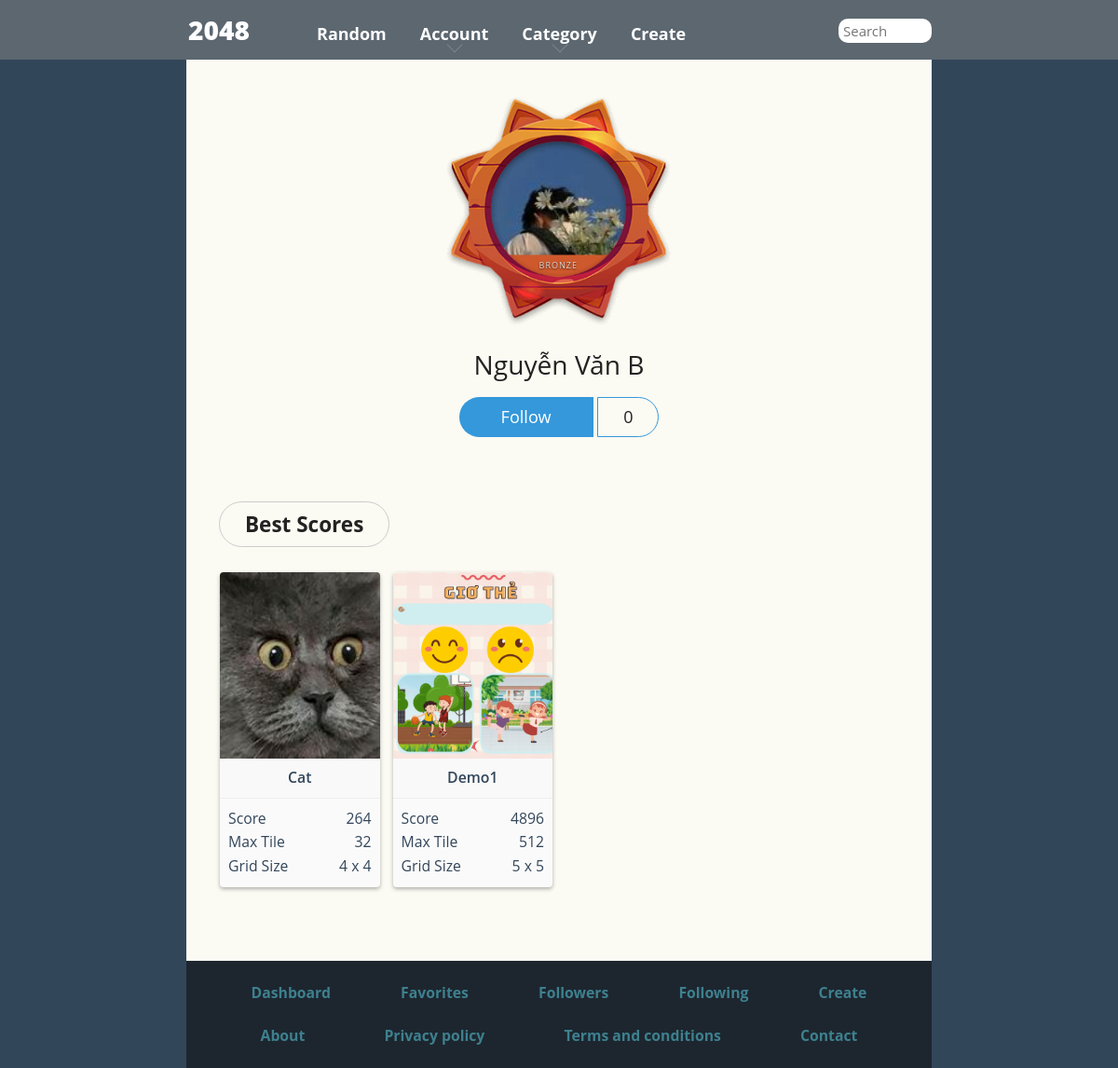
The page /user-profile.php?id=1 on the database its author committed.
### tables this page shows
CREATE TABLE `users` (
  `id_user` int(11) NOT NULL,
  `name_user` varchar(255) NOT NULL,
  `avatar_user` varchar(255) NOT NULL,
  `email_user` varchar(255) NOT NULL,
  `pass_user` varchar(255) NOT NULL,
  `datetime_user` varchar(255) NOT NULL
);

CREATE TABLE `rankings` (
  `id_rank` int(11) NOT NULL,
  `id_user` int(11) NOT NULL,
  `id_game` int(11) NOT NULL,
  `tile_game` int(11) NOT NULL,
  `score_game` int(11) NOT NULL,
  `size` int(11) NOT NULL,
  `datetime_play` varchar(255) NOT NULL
);

CREATE TABLE `games` (
  `id_game` int(11) NOT NULL,
  `id_user` int(11) NOT NULL,
  `name_game` varchar(255) NOT NULL,
  `category_game` int(11) NOT NULL,
  `thumbnail_game` varchar(255) NOT NULL,
  `img_1_game` varchar(255) NOT NULL,
  `img_2_game` varchar(255) NOT NULL,
  `img_3_game` varchar(255) NOT NULL,
  `img_4_game` varchar(255) NOT NULL,
  `img_5_game` varchar(255) NOT NULL,
  `img_6_game` varchar(255) NOT NULL,
  `img_7_game` varchar(255) NOT NULL,
  `img_8_game` varchar(255) NOT NULL,
  `img_9_game` varchar(255) NOT NULL,
  `img_10_game` varchar(255) NOT NULL,
  `img_11_game` varchar(255) NOT NULL,
  `img_12_game` varchar(255) NOT NULL,
  `img_13_game` varchar(255) NOT NULL,
  `img_14_game` varchar(255) NOT NULL,
  `img_15_game` varchar(255) NOT NULL,
  `img_16_game` varchar(255) NOT NULL,
  `datetime_game` varchar(255) NOT NULL
);

### user-profile.php (the view, shortened to what this page needs)
<?php
include('includes/header.php');
?>
<?php
if (isset($_GET['id'])) {
    $id = intval($_GET['id']);
    $query = "SELECT * FROM users u
  INNER JOIN games g ON g.id_user = u.id_user
  WHERE u.id_user = ? ";
    $statement = $pdo->prepare($query);
    $statement->execute([$id]);
    $row_info = $statement->fetch(PDO::FETCH_ASSOC);
?>
    <div class="content-wrapper" id="contentWrapper">
        <div class="content page-profile" id="content">
            <div class="container-fluid mb-50">
                <div class="user-details has-badge bronze-user">
                    <div class="user-avatar-wrapper">
                        <div class="user-avatar">
                            <div class="box" id="box_0">
                            </div>
                            <span class="badge-name">Bronze</span>
                        </div>
                        <div class="user-badge"></div>
                    </div>
                    <h1 class="title user-name"><?php echo $row_info['name_user'] ?></h1>
                    <?php
                    $sql_check = "SELECT * FROM follow WHERE id_follower = ? AND id_following = ?";
                    $stmt_check = $pdo->prepare($sql_check);
                    $stmt_check->execute([$_SESSION['user']['id_user'], $id]);
                    $is_favorite = $stmt_check->rowCount() > 0;
                    $totalFollow = $stmt_check->rowCount();
                    ?>
                    <div class="follow-btn-wrapper <?= $is_favorite ? 'followed' : '' ?>" id="followBtnWrapper">
                        <a href="javascript:void(0)" id="followBtn" class="btn-follow"><?= $is_favorite ? 'Following' : 'Follow' ?></a>
                        <span class="follower-counter" id="followerCounter" data-count="0"><?php echo $totalFollow;?></span>
                    </div>
                </div>
                <div class="row no-gutters mt-15">
                    <div class="url-group">
                        <h2>Best Scores</h2>
                    </div>
                </div>
                <div class="game-blocks row no-gutters">
                    <?php
                        $statement = $pdo->prepare("SELECT * FROM rankings r
                        INNER JOIN games g ON g.id_game = r.id_game
                        WHERE r.id_user = ?
                        ORDER BY datetime_play DESC");
                        $statement->execute([$id]);
                        while ($row = $statement->fetch(PDO::FETCH_ASSOC)) {
                            $target_dir = "uploads/{$row['id_game']}/";
                            $target_file = $target_dir . $row['thumbnail_game'];
                    ?>
                            <div class="col-lg-3 col-md-3 col-sm-4 col-6">
                                <a href="game/<?php echo $row['id_game'] ?>/<?php echo $row['size'] ?>" title="">
                                    <div class="game-block">
                                        <div class="box" id="box_<?php echo $row['id_game'] ?>">
                                            <img src="<?php echo $target_file ?>" accept="image/*" height="200px" style="object-fit: cover;">
                                            <p class="game-name"><?php echo $row['name_game'] ?></p>
                                        </div>
                                        <div class="score-info">
                                            <p><span>Score</span> <span><?php echo $row['score_game'] ?></span></p>
                                            <p><span>Max Tile</span> <span><?php echo $row['tile_game'] ?></span></p>
                                            <p><span>Grid Size</span> <span><?php echo $row['size'] ?> x <?php echo $row['size'] ?></span></p>
                                        </div>
                                    </div>
                                </a>
                            </div>
                    <?php
                        }
                    ?>
                </div>
            </div>
        </div>
    </div>
<?php
}
?>
<?php
include('includes/footer.php');
?>

### style/main.css (style rules this page uses)
html, body { margin: 0; padding: 0; background: #faf8ef; color: #776e65; font-family: "Clear Sans", Helvetica Neue, Arial, sans-serif; font-size: 18px; }
body { margin: 80px 0; }
p { margin-top: 0; margin-bottom: 10px; line-height: 1.65; }
a { color: #776e65; font-weight: bold; text-decoration: underline; cursor: pointer; }

### rows shown on the page
users: name_user "Nguyễn Văn B"
rankings: id_game.thumbnail_game (picture), id_game.name_game "Cat", score_game "264", tile_game "32", size "4"
rankings: id_game.thumbnail_game (picture), id_game.name_game "Demo1", score_game "4896", tile_game "512", size "5"

### other values the page prints
$totalFollow "0"
